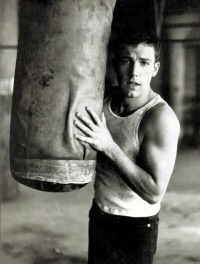
#> input picture Task Four/Faces/val/ben_afflek/4.jpg, 200 x 264 px
$ python -i face_recognition.py   (imports and definitions only)
#> lines starting #> are read from the running program, lines starting #| are printed output that depends on the picture
import cv2 as cv
import numpy as np
import json
import os

human_name_path = 'human.json'
VAL_TEST_DIR = r'Faces/val/'

# [10 lines not run here, left out]

# Display an image from features
import matplotlib.pyplot as plt

# Assuming features contains a list/array of face images (as numpy arrays)
sample_idx = 0  # Change index to display different images
# [1 line that did not run here, left out]

# [4 lines not run here, left out]

haar_cascade = cv.CascadeClassifier('haar_face.xml')
face_recognizer = cv.face.LBPHFaceRecognizer_create()
# [1 line not run here, left out]

def recognition(img_path):
#> called with img_path = 'Faces/val/ben_afflek/4.jpg'
    img = cv.imread(img_path)
#> img is the input picture: shape (264, 200, 3); mean B, G, R 97.7, 104.3, 104.4

    gray = cv.cvtColor(img, cv.COLOR_BGR2GRAY)
    gray = cv.equalizeHist(gray)
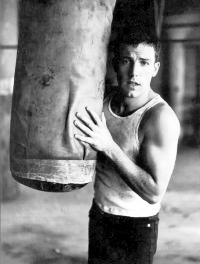
#> gray: shape (264, 200); min 0, max 255, mean 125.8
    # cv.imshow('Person', gray)

    # Detect the face in the image
    faces_rect = haar_cascade.detectMultiScale(gray, 1.1, 4)
#> faces_rect = [[109, 42, 52, 52]]

    for (x,y,w,h) in faces_rect:
        faces_roi = gray[y:y+h,x:x+w]

        label, confidence = face_recognizer.predict(faces_roi)
        print(f'Label = {humans[label]} with a confidence of {confidence}')

        cv.putText(img, str(humans[label]), (20,20), cv.FONT_HERSHEY_COMPLEX, 1.0, (0,255,0), thickness=2)
        cv.rectangle(img, (x,y), (x+w,y+h), (0,255,0), thickness=2)
#> this loop made 1 pass
#> pass 1, in recognition, `faces_roi = gray[y:y+h,x:x+w]`:
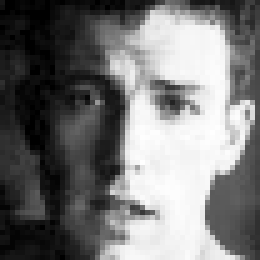
#> faces_roi: shape (52, 52) (shown 5 times larger); min 0, max 255, mean 117.7

    cv.imshow('Detected Face', img)

# r'Faces/val/ben_afflek/1.jpg'
img_name = 'ben_afflek/4.jpg'
img_path = os.path.join(VAL_TEST_DIR, img_name)
# [3 lines not run here, left out]

#> (the run stopped early here; a loop or call above may not have finished)

$ run again, on Task Four/Faces/val/ben_afflek/1.jpg
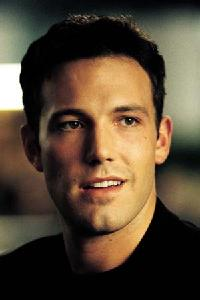
#> input picture Task Four/Faces/val/ben_afflek/1.jpg, 200 x 300 px
#> in recognition, img is the input picture: shape (300, 200, 3); mean B, G, R 52.4, 70.4, 85.8
#> in recognition, `gray = cv.equalizeHist(gray)`:
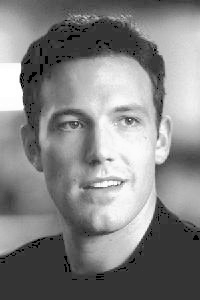
#> gray: shape (300, 200); min 0, max 255, mean 131.9
#> faces_rect = [[29, 65, 145, 145]]
#> the loop in recognition, `for (x,y,w,h) in faces_rect:` made 1 pass
#> pass 1, in recognition, `faces_roi = gray[y:y+h,x:x+w]`:
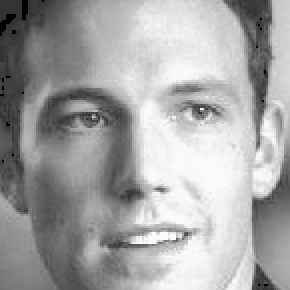
#> faces_roi: shape (145, 145) (shown 2 times larger); min 0, max 251, mean 164.7

$ run again, on Task Four/Faces/val/ben_afflek/2.jpg
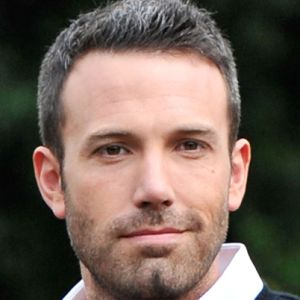
#> input picture Task Four/Faces/val/ben_afflek/2.jpg, 300 x 300 px
#> in recognition, img is the input picture: shape (300, 300, 3); mean B, G, R 88.2, 97.8, 114.4
#> in recognition, `gray = cv.equalizeHist(gray)`:
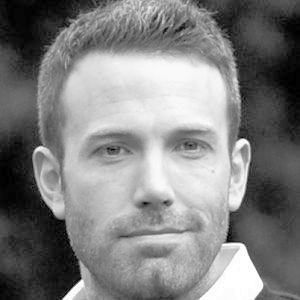
#> gray: shape (300, 300); min 0, max 255, mean 128.3
#> faces_rect = [[46, 63, 214, 214]]
#> the loop in recognition, `for (x,y,w,h) in faces_rect:` made 1 pass
#> pass 1, in recognition, `faces_roi = gray[y:y+h,x:x+w]`:
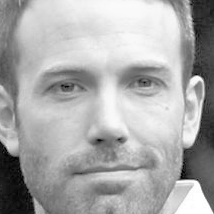
#> faces_roi: shape (214, 214); min 0, max 255, mean 170.4

$ run again, on Task Four/Faces/val/ben_afflek/3.jpg
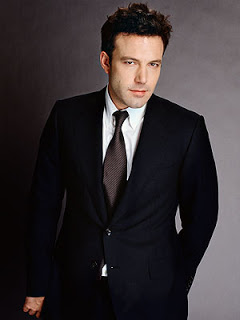
#> input picture Task Four/Faces/val/ben_afflek/3.jpg, 240 x 320 px
#> in recognition, img is the input picture: shape (320, 240, 3); mean B, G, R 50.8, 48.6, 54.9
#> in recognition, `gray = cv.equalizeHist(gray)`:
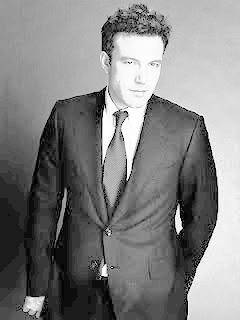
#> gray: shape (320, 240); min 0, max 255, mean 129.7
#> faces_rect = [[110, 39, 61, 61]]
#> the loop in recognition, `for (x,y,w,h) in faces_rect:` made 1 pass
#> pass 1, in recognition, `faces_roi = gray[y:y+h,x:x+w]`:
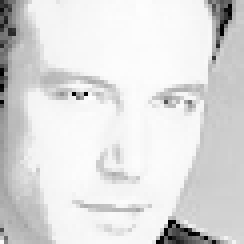
#> faces_roi: shape (61, 61) (shown 4 times larger); min 0, max 255, mean 221.4
